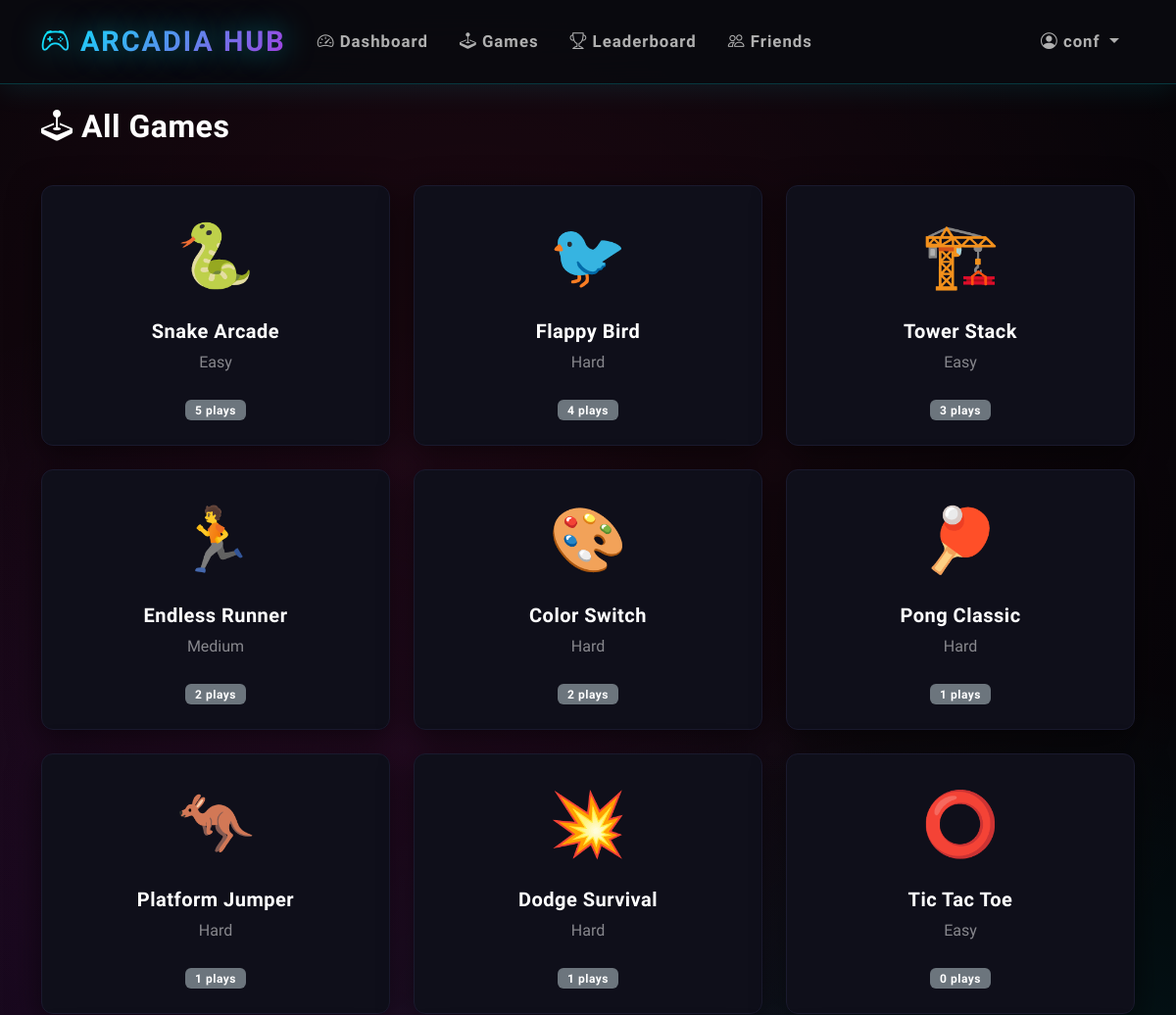
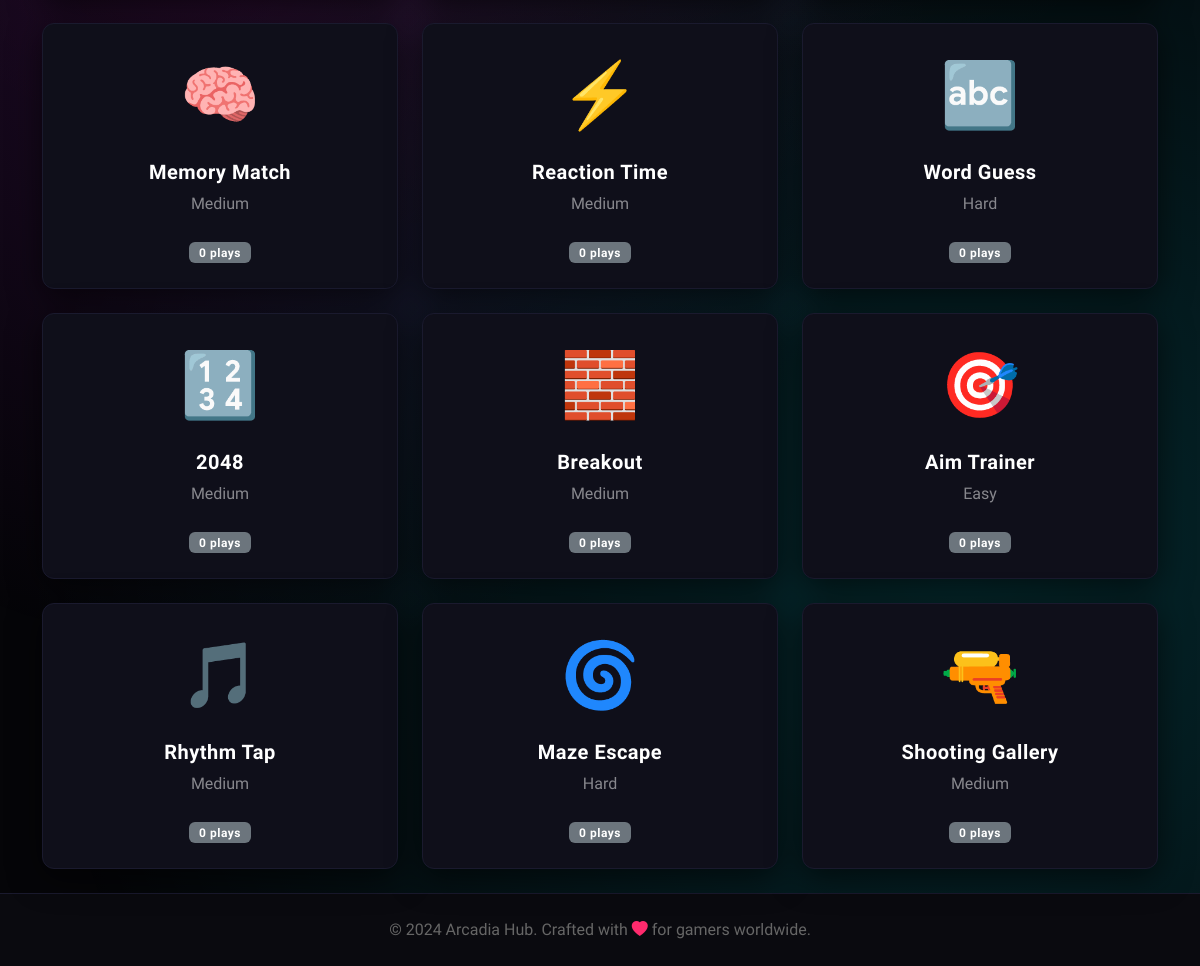
The app's page /games (signed in) with its own data (2 pictures, top to bottom).
### tables this page shows
CREATE TABLE users (user_id INTEGER PRIMARY KEY AUTOINCREMENT, username TEXT UNIQUE NOT NULL, password_hash TEXT NOT NULL, email TEXT UNIQUE NOT NULL, created_at TIMESTAMP DEFAULT CURRENT_TIMESTAMP, last_login DATE, streak INTEGER DEFAULT 0, coins INTEGER DEFAULT 100, total_games_played INTEGER DEFAULT 0, total_score INTEGER DEFAULT 0, avatar_config TEXT, settings_config TEXT DEFAULT '{"theme": "dark", "sound": true, "notifications": true}', xp INTEGER DEFAULT 0, player_level INTEGER DEFAULT 1);

CREATE TABLE games (game_id INTEGER PRIMARY KEY AUTOINCREMENT, game_key TEXT UNIQUE NOT NULL, name TEXT NOT NULL, category TEXT, difficulty TEXT, play_count INTEGER DEFAULT 0, icon TEXT, color TEXT);

### app.py (the view)
@app.route('/games')
@login_required
def games():
    games_list = db.fetch_all("SELECT * FROM games ORDER BY play_count DESC")
    return render_template('games.html', games=games_list)

### app.py (called while the page is built)
def login_required(f):
    @wraps(f)
    def decorated_function(*args, **kwargs):
        if 'user_id' not in session:
            flash('Please log in to access this page', 'warning')
            return redirect(url_for('login'))
        session.permanent = True
        return f(*args, **kwargs)
    return decorated_function

@app.before_request
def load_user():
    if 'user_id' in session:
        user = db.fetch_one("SELECT * FROM users WHERE user_id = ?", (session['user_id'],))
        if user:
            session.permanent = True

    def fetch_one(self, query, params=()):
        try:
            self.cursor.execute(query, params)
            return self.cursor.fetchone()
        except Exception as e:
            logger.error(f"Database fetch_one error: {e}\nQuery: {query}")
            raise

    def fetch_all(self, query, params=()):
        try:
            self.cursor.execute(query, params)
            return self.cursor.fetchall()
        except Exception as e:
            logger.error(f"Database fetch_all error: {e}\nQuery: {query}")
            raise

### templates/games.html (shortened to what this page needs)
{% extends "base.html" %}
{% block content %}
<div class="row mb-4">
    <div class="col-md-12">
        <h2 class="text-white mb-3"><i class="bi bi-joystick"></i> All Games</h2>
    </div>
</div>
<div class="row g-4">
    {% for game in games %}
    <div class="col-md-4 col-sm-6">
        <a href="{{ url_for('play_game', game_key=game.game_key) }}"
           class="text-decoration-none">
            <div class="card game-card h-100 p-4 text-center">
                <div style="font-size: 4rem;" class="mb-3">{{ game.icon }}</div>
                <h5 class="text-white mb-2">{{ game.name }}</h5>
                <p class="text-white-50 mb-2">{{ game.difficulty }}</p>
                <div class="mt-3">
                    <span class="badge bg-secondary">{{ game.play_count }} plays</span>
                </div>
            </div>
        </a>
    </div>
    {% endfor %}
</div>
{% endblock %}

### templates/base.html (shortened to what this page needs)
<!DOCTYPE html>
<html lang="en" data-bs-theme="dark">
<head>
    <link href="https://cdn.jsdelivr.net/npm/bootstrap@5.3.0/dist/css/bootstrap.min.css" rel="stylesheet">
    <link rel="stylesheet" href="https://cdn.jsdelivr.net/npm/bootstrap-icons@1.10.0/font/bootstrap-icons.css">
</head>
<body>
    <nav class="navbar navbar-expand-lg navbar-dark sticky-top">
        <div class="container">
            <a class="navbar-brand" href="{{ url_for('dashboard') }}">
                <i class="bi bi-controller"></i> ARCADIA HUB
            </a>
            {% if session.user_id %}
            <div class="collapse navbar-collapse" id="navbarNav">
                <ul class="navbar-nav me-auto">
                    <li class="nav-item">
                        <a class="nav-link" href="{{ url_for('dashboard') }}">
                            <i class="bi bi-speedometer2"></i> Dashboard
                        </a>
                    </li>
                    <li class="nav-item">
                        <a class="nav-link" href="{{ url_for('games') }}">
                            <i class="bi bi-joystick"></i> Games
                        </a>
                    </li>
                    <li class="nav-item">
                        <a class="nav-link" href="{{ url_for('leaderboard') }}">
                            <i class="bi bi-trophy"></i> Leaderboard
                        </a>
                    </li>
                    <li class="nav-item">
                        <a class="nav-link" href="{{ url_for('friends') }}">
                            <i class="bi bi-people"></i> Friends
                        </a>
                    </li>
                </ul>
                <ul class="navbar-nav">
                    <li class="nav-item dropdown">
                        <a class="nav-link dropdown-toggle" href="#" role="button" data-bs-toggle="dropdown">
                            <i class="bi bi-person-circle"></i> {{ session.username }}
                        </a>
                    </li>
                </ul>
            </div>
            {% endif %}
        </div>
    </nav>
    <main class="py-4">
        <div class="container">
            {% block content %}{% endblock %}
        </div>
    </main>
    <footer class="py-4 mt-auto">
        <div class="container text-center">
            <p class="mb-0" style="color: #666;">
                &copy; 2024 Arcadia Hub. Crafted with <i class="bi bi-heart-fill" style="color: var(--neon-pink);"></i> for gamers worldwide.
            </p>
        </div>
    </footer>
</body>
</html>

### templates/base.html (style rules this page uses)
* { margin: 0; padding: 0; box-sizing: border-box; }
:root { --neon-blue: #00f3ff; --neon-purple: #b829dd; --neon-pink: #ff2a6d; --neon-green: #05ffa1; --dark-bg: #0a0a0f; --darker-bg: #050508; --card-bg: #0f0f1a; --card-border: #1a1a2e; }
body { min-height: 100vh; background: var(--darker-bg); font-family: 'Rajdhani', sans-serif; color: #e0e0e0; overflow-x: hidden; }
body::before { content: ''; position: fixed; top: 0; left: 0; width: 100%; height: 100%; background: radial-gradient(circle at 20% 50%, rgba(184, 41, 221, 0.15) 0%, transparent 50%), radial-gradient(circle at 80% 80%, rgba(0, 243, 255, 0.15) 0%, transparent 50%), radial-gradient(circle at 40% 20%, rgba(255, 42, 109, 0.1) 0%, transparent 50%); pointer-events: none; z-index: -1; }
.navbar { background: rgba(10, 10, 15, 0.95) !important; backdrop-filter: blur(20px); border-bottom: 1px solid rgba(0, 243, 255, 0.2); box-shadow: 0 4px 30px rgba(0, 243, 255, 0.1); padding: 1rem 0; }
.navbar-brand { font-family: 'Orbitron', sans-serif; font-weight: 900; font-size: 1.8rem; background: linear-gradient(135deg, var(--neon-blue), var(--neon-purple)); -webkit-background-clip: text; -webkit-text-fill-color: transparent; background-clip: text; text-shadow: 0 0 30px rgba(0, 243, 255, 0.5); letter-spacing: 2px; }
.nav-link { font-weight: 600; font-size: 1.05rem; letter-spacing: 1px; color: #b0b0b0 !important; transition: all 0.3s ease; position: relative; padding: 0.5rem 1rem !important; }
.nav-link::before { content: ''; position: absolute; bottom: 0; left: 50%; transform: translateX(-50%); width: 0; height: 2px; background: linear-gradient(90deg, var(--neon-blue), var(--neon-purple)); transition: width 0.3s ease; }
.card { background: var(--card-bg) !important; border: 1px solid var(--card-border) !important; border-radius: 12px; box-shadow: 0 8px 32px rgba(0, 0, 0, 0.6); transition: all 0.3s ease; position: relative; overflow: hidden; }
.card::before { content: ''; position: absolute; top: 0; left: 0; right: 0; height: 2px; background: linear-gradient(90deg, transparent, var(--neon-blue), var(--neon-purple), transparent); opacity: 0; transition: opacity 0.3s ease; }
.game-card { transition: all 0.4s cubic-bezier(0.175, 0.885, 0.32, 1.275); cursor: pointer; position: relative; }
.game-card::after { content: ''; position: absolute; inset: 0; border-radius: 12px; padding: 2px; background: linear-gradient(135deg, var(--neon-blue), var(--neon-purple)); -webkit-mask: linear-gradient(#fff 0 0) content-box, linear-gradient(#fff 0 0); -webkit-mask-composite: xor; mask-composite: exclude; opacity: 0; transition: opacity 0.3s ease; }
.badge { font-weight: 600; letter-spacing: 0.5px; padding: 0.4em 0.8em; }
footer { background: var(--dark-bg); border-top: 1px solid var(--card-border); }
h1, h2, h3, h4, h5, h6 { font-family: 'Rajdhani', sans-serif; font-weight: 700; letter-spacing: 0.5px; }

### records on screen
users: username "conf"
games: icon "🐍", name "Snake Arcade", difficulty "Easy", play_count "5"
games: icon "🐦", name "Flappy Bird", difficulty "Hard", play_count "4"
games: icon "🏗️", name "Tower Stack", difficulty "Easy", play_count "3"
games: icon "🏃", name "Endless Runner", difficulty "Medium", play_count "2"
games: icon "🎨", name "Color Switch", difficulty "Hard", play_count "2"
games: icon "🏓", name "Pong Classic", difficulty "Hard", play_count "1"
games: icon "🦘", name "Platform Jumper", difficulty "Hard", play_count "1"
games: icon "💥", name "Dodge Survival", difficulty "Hard", play_count "1"
games: icon "⭕", name "Tic Tac Toe", difficulty "Easy", play_count "0"
games: icon "🧠", name "Memory Match", difficulty "Medium", play_count "0"
games: icon "⚡", name "Reaction Time", difficulty "Medium", play_count "0"
games: icon "🔤", name "Word Guess", difficulty "Hard", play_count "0"
games: icon "🔢", name "2048", difficulty "Medium", play_count "0"
games: icon "🧱", name "Breakout", difficulty "Medium", play_count "0"
games: icon "🎯", name "Aim Trainer", difficulty "Easy", play_count "0"
games: icon "🎵", name "Rhythm Tap", difficulty "Medium", play_count "0"
games: icon "🌀", name "Maze Escape", difficulty "Hard", play_count "0"
games: icon "🔫", name "Shooting Gallery", difficulty "Medium", play_count "0"
